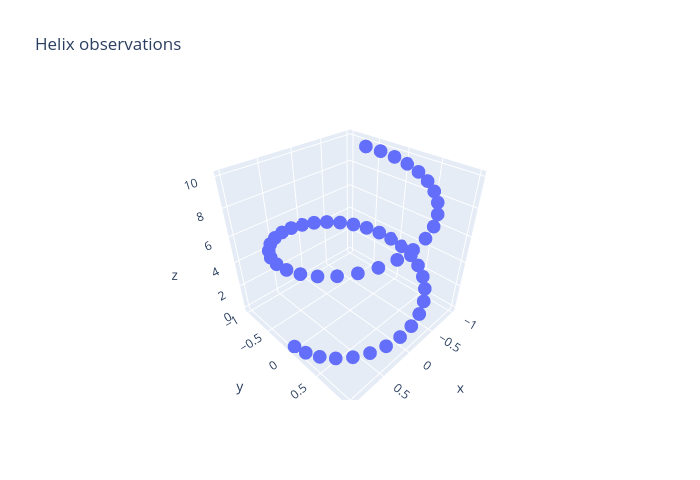

Write notebook code for a chart like this one.
### Code cell
# Basic 3D Scatter Plot from the Plotly.py documentation
